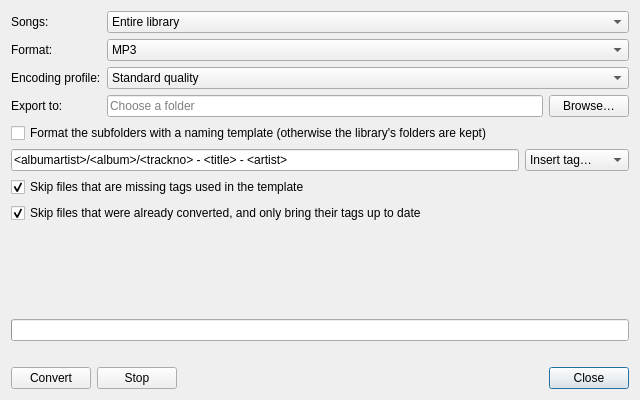
<?xml version="1.0" encoding="UTF-8"?>
<ui version="4.0">
 <class>convertDialog</class>
 <widget class="QDialog" name="convertDialog">
  <property name="geometry">
   <rect>
    <x>0</x>
    <y>0</y>
    <width>640</width>
    <height>400</height>
   </rect>
  </property>
  <property name="windowTitle">
   <string>Convert Files</string>
  </property>
  <layout class="QVBoxLayout" name="convertLayout">
   <item>
    <layout class="QFormLayout" name="convertForm">
     <item row="0" column="0">
      <widget class="QLabel" name="convertScopeLabel">
       <property name="text">
        <string>Songs:</string>
       </property>
      </widget>
     </item>
     <item row="0" column="1">
      <widget class="QComboBox" name="convertScope">
       <item><property name="text"><string>Entire library</string></property></item>
       <item><property name="text"><string>Selected songs</string></property></item>
      </widget>
     </item>
     <item row="1" column="0">
      <widget class="QLabel" name="convertFormatLabel">
       <property name="text">
        <string>Format:</string>
       </property>
      </widget>
     </item>
     <item row="1" column="1">
      <widget class="QComboBox" name="convertFormat">
       <item><property name="text"><string>MP3</string></property></item>
       <item><property name="text"><string>Ogg Vorbis</string></property></item>
       <item><property name="text"><string>Opus</string></property></item>
       <item><property name="text"><string>FLAC (lossless)</string></property></item>
      </widget>
     </item>
     <item row="2" column="0">
      <widget class="QLabel" name="convertProfileLabel">
       <property name="text">
        <string>Encoding profile:</string>
       </property>
      </widget>
     </item>
     <item row="2" column="1">
      <widget class="QComboBox" name="convertProfile">
       <property name="currentIndex">
        <number>1</number>
       </property>
       <item><property name="text"><string>Small file size</string></property></item>
       <item><property name="text"><string>Standard quality</string></property></item>
       <item><property name="text"><string>High quality</string></property></item>
       <item><property name="text"><string>Max quality</string></property></item>
      </widget>
     </item>
     <item row="3" column="0">
      <widget class="QLabel" name="convertFolderLabel">
       <property name="text">
        <string>Export to:</string>
       </property>
      </widget>
     </item>
     <item row="3" column="1">
      <layout class="QHBoxLayout" name="convertFolderRow">
       <item>
        <widget class="QLineEdit" name="convertFolder">
         <property name="placeholderText">
          <string>Choose a folder</string>
         </property>
        </widget>
       </item>
       <item>
        <widget class="QPushButton" name="convertBrowseButton">
         <property name="text">
          <string>Browse…</string>
         </property>
         <property name="autoDefault">
          <bool>false</bool>
         </property>
        </widget>
       </item>
      </layout>
     </item>
    </layout>
   </item>
   <item>
    <widget class="QCheckBox" name="convertFormatSubfolders">
     <property name="text">
      <string>Format the subfolders with a naming template (otherwise the library's folders are kept)</string>
     </property>
    </widget>
   </item>
   <item>
    <layout class="QHBoxLayout" name="convertTemplateRow">
     <item>
      <widget class="QLineEdit" name="convertTemplate">
       <property name="text">
        <string>&lt;albumartist&gt;/&lt;album&gt;/&lt;trackno&gt; - &lt;title&gt; - &lt;artist&gt;</string>
       </property>
      </widget>
     </item>
     <item>
      <widget class="QComboBox" name="convertInsertTag">
       <property name="toolTip">
        <string>Insert a tag at the cursor</string>
       </property>
       <item><property name="text"><string>Insert tag…</string></property></item>
       <item><property name="text"><string>&lt;title&gt;</string></property></item>
       <item><property name="text"><string>&lt;artist&gt;</string></property></item>
       <item><property name="text"><string>&lt;albumartist&gt;</string></property></item>
       <item><property name="text"><string>&lt;album&gt;</string></property></item>
       <item><property name="text"><string>&lt;trackno&gt;</string></property></item>
       <item><property name="text"><string>&lt;discno&gt;</string></property></item>
       <item><property name="text"><string>&lt;year&gt;</string></property></item>
       <item><property name="text"><string>&lt;genre&gt;</string></property></item>
      </widget>
     </item>
    </layout>
   </item>
   <item>
    <widget class="QCheckBox" name="convertSkipMissing">
     <property name="text">
      <string>Skip files that are missing tags used in the template</string>
     </property>
     <property name="checked">
      <bool>true</bool>
     </property>
    </widget>
   </item>
   <item>
    <widget class="QCheckBox" name="convertSkipExisting">
     <property name="text">
      <string>Skip files that were already converted, and only bring their tags up to date</string>
     </property>
     <property name="checked">
      <bool>true</bool>
     </property>
    </widget>
   </item>
   <item>
    <spacer name="convertSpacer">
     <property name="orientation">
      <enum>Qt::Orientation::Vertical</enum>
     </property>
     <property name="sizeHint" stdset="0">
      <size>
       <width>20</width>
       <height>10</height>
      </size>
     </property>
    </spacer>
   </item>
   <item>
    <widget class="QProgressBar" name="convertProgress">
     <property name="visible">
      <bool>false</bool>
     </property>
    </widget>
   </item>
   <item>
    <widget class="QLabel" name="convertStatus">
     <property name="wordWrap">
      <bool>true</bool>
     </property>
    </widget>
   </item>
   <item>
    <layout class="QHBoxLayout" name="convertButtonRow">
     <item>
      <widget class="QPushButton" name="convertStartButton">
       <property name="text">
        <string>Convert</string>
       </property>
       <property name="autoDefault">
        <bool>false</bool>
       </property>
      </widget>
     </item>
     <item>
      <widget class="QPushButton" name="convertStopButton">
       <property name="text">
        <string>Stop</string>
       </property>
       <property name="autoDefault">
        <bool>false</bool>
       </property>
      </widget>
     </item>
     <item>
      <widget class="QDialogButtonBox" name="convertButtonBox">
       <property name="standardButtons">
        <set>QDialogButtonBox::StandardButton::Close</set>
       </property>
      </widget>
     </item>
    </layout>
   </item>
  </layout>
 </widget>
 <resources/>
 <connections/>
</ui>
